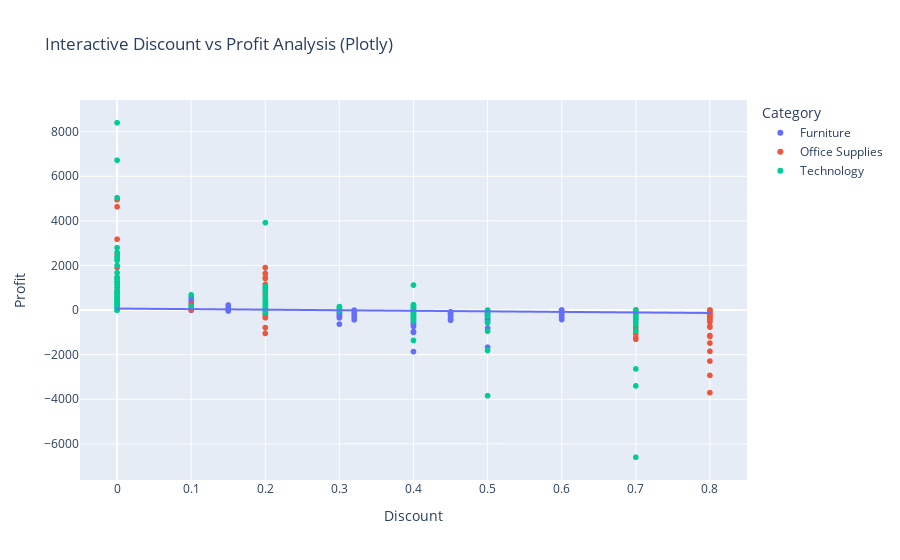

Write notebook code for a chart like this one.
### Code cell
# Advanced: Plotly comparison
import plotly.express as px
import plotly.graph_objects as go

# Create interactive Plotly version of discount analysis
fig = px.scatter(df, x='Discount', y='Profit', color='Category',
                 hover_data=['Product Name', 'Sales'],
                 title='Interactive Discount vs Profit Analysis (Plotly)')
fig.add_traces(px.scatter(df, x='Discount', y='Profit', trendline='ols').data[1])
fig.show()

print("PLOTLY vs MATPLOTLIB COMPARISON:")
print("Plotly Advantages:")
print("• Built-in interactivity (zoom, pan, hover)")
print("• Easy to share online")
print("• Professional tooltips and legends")
print("• Automatic responsive design")
print()
print("Matplotlib + ipywidgets Advantages:")  
print("• More customization control")
print("• Better integration with Jupyter workflows")
print("• Smaller file sizes")
print("• Familiar to Python data scientists")

### Figure 1 — Plotly figure (JSON) as saved in the notebook; plotly's stock layout.template omitted (floating-point values rounded to 4 significant figures; data arrays with more than 128 entries replaced by an {"elided": "..."} marker saying what was removed)
{"data": [{"customdata": {"elided": "2121x2 mixed values"}, "hovertemplate": "Category=Furniture<br>Discount=%{x}<br>Profit=%{y}<br>Product Name=%{customdata[0]}<br>Sales=%{customdata[1]}<extra></extra>", "legendgroup": "Furniture", "marker": {"color": "#636efa", "symbol": "circle"}, "mode": "markers", "name": "Furniture", "showlegend": true, "type": "scattergl", "x": {"elided": "2121 float values"}, "xaxis": "x", "y": {"elided": "2121 float values"}, "yaxis": "y"}, {"customdata": {"elided": "6026x2 mixed values"}, "hovertemplate": "Category=Office Supplies<br>Discount=%{x}<br>Profit=%{y}<br>Product Name=%{customdata[0]}<br>Sales=%{customdata[1]}<extra></extra>", "legendgroup": "Office Supplies", "marker": {"color": "#EF553B", "symbol": "circle"}, "mode": "markers", "name": "Office Supplies", "showlegend": true, "type": "scattergl", "x": {"elided": "6026 float values"}, "xaxis": "x", "y": {"elided": "6026 float values"}, "yaxis": "y"}, {"customdata": {"elided": "1847x2 mixed values"}, "hovertemplate": "Category=Technology<br>Discount=%{x}<br>Profit=%{y}<br>Product Name=%{customdata[0]}<br>Sales=%{customdata[1]}<extra></extra>", "legendgroup": "Technology", "marker": {"color": "#00cc96", "symbol": "circle"}, "mode": "markers", "name": "Technology", "showlegend": true, "type": "scattergl", "x": {"elided": "1847 float values"}, "xaxis": "x", "y": {"elided": "1847 float values"}, "yaxis": "y"}, {"hovertemplate": "<b>OLS trendline</b><br>Profit = -249.051 * Discount + 67.5594<br>R<sup>2</sup>=0.048175<br><br>Discount=%{x}<br>Profit=%{y} <b>(trend)</b><extra></extra>", "legendgroup": "", "marker": {"color": "#636efa", "symbol": "circle"}, "mode": "lines", "name": "", "showlegend": false, "type": "scattergl", "x": {"elided": "9994 float values"}, "xaxis": "x", "y": {"elided": "9994 float values"}, "yaxis": "y"}], "layout": {"legend": {"title": {"text": "Category"}, "tracegroupgap": 0}, "title": {"text": "Interactive Discount vs Profit Analysis (Plotly)"}, "xaxis": {"anchor": "y", "domain": [0, 1], "title": {"text": "Discount"}}, "yaxis": {"anchor": "x", "domain": [0, 1], "title": {"text": "Profit"}}}}
